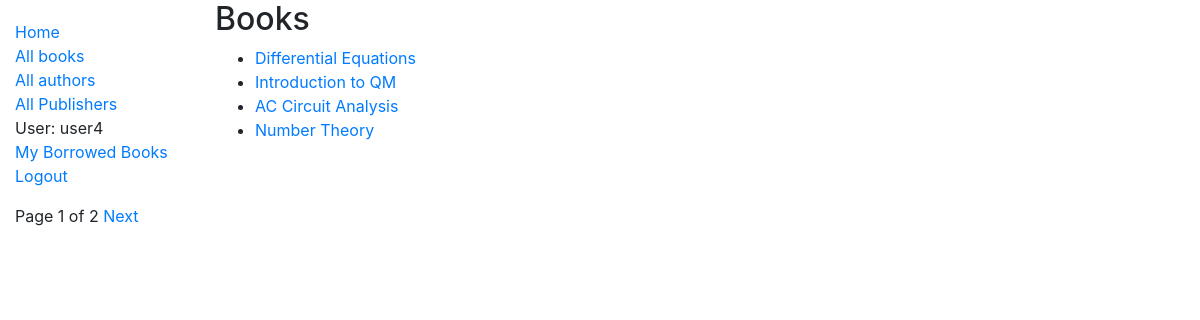
/catalog/books/ (signed in), run on the app's committed database.
### catalog/models.py (models this page shows, shortened)
class Book(models.Model):
    title=models.CharField(max_length=200)
    author=models.ForeignKey('Author', on_delete=models.SET_NULL, null=True)
    language=models.ForeignKey('Language', on_delete=models.SET_NULL, null=True)
    summary=models.TextField(max_length=1000, help_text='Enter a brief description of the book')
    isbn=models.CharField('ISBN', max_length=13, unique=True, help_text='13 character <a href="https://www.isbn-international.org/content/what-isbn">ISBN number</a>')
    genre=models.ManyToManyField(Genre, help_text='Select a genre for this book')
    publisher=models.ForeignKey('Publisher', on_delete=models.SET_NULL, null=True)
    def get_absolute_url(self):
        return reverse('book-detail', args=[str(self.id)])
    def display_genre(self):
        return ', '.join(genre.name for genre in self.genre.all()[:3])
    display_genre.short_description='Genre'

### catalog/views.py (the view)
# urls.py: path('books/',views.BookListView.as_view(),name='books'),
class BookListView(generic.ListView):
    model=Book
    paginate_by=4
    def get_queryset(self):
        return Book.objects.all()
    def get_context_data(self, **kwargs):
        context=super(BookListView, self).get_context_data(**kwargs)
        context['some_data']='This is some data'
        return context

### catalog/templates/catalog/book_list.html
{% extends "base_generic.html" %}
{% block content %}
    <h2>Books</h2>
    {% if book_list %}
    <ul>
        {% for book in book_list %}
            <li><a href="{{book.get_absolute_url}}">{{book.title}}</a></li>
        {% endfor %}
    </ul>
    {% else %}
    <p>There are no books in the library</p>
    {% endif %}
{% endblock %}

### catalog/templates/base_generic.html (shortened to what this page needs)
<!DOCTYPE html>
<html lang="en">
<head>
  <link rel="stylesheet" href="https://cdn.jsdelivr.net/npm/bootstrap@4.5.3/dist/css/bootstrap.min.css">
  {% load static %}
  <link rel="stylesheet" href="{% static 'css/styles.css' %}">
</head>
<body>
  <div class="container-fluid">
    <div class="row">
      <div class="col-sm-2">
      {% block sidebar %}
        <ul class="sidebar-nav">
          <li><a href="{% url 'index' %}">Home</a></li>
          <li><a href="{% url 'books' %}">All books</a></li>
          <li><a href="{% url 'authors' %}">All authors</a></li>
          <li><a href="{% url 'publishers' %}">All Publishers</a></li>
          {% if user.is_authenticated %}
            <li>User: {{user.get_username}}</li>
            <li><a href="{%url 'my-borrowed' %}">My Borrowed Books</a></li>
            <li><a href="{% url 'logout' %}?next={{request.path}}">Logout</a></li>
          {% else %}
            <li><a href="{% url 'login' %}?next={{request.path}}">Login</a></li>
            <li><a href="{% url 'register' %}">Register</a></li>
          {% endif %}
        </ul>
     {% endblock %}
     {% block pagination %}
     {% if is_paginated %}
         <div class="pagination">
             <span class="page-links">
             <span class="page-current">
                 Page {{page_obj.number}} of {{page_obj.paginator.num_pages}}</span>
                 {% if page_obj.has_next %}
                     <a href="{{request.path}}?page={{page_obj.next_page_number}}">Next</a>
                 {% endif %}
             </span>
         </div>
         {% endif %}
 {% endblock %}
      </div>
      <div class="col-sm-10 ">{% block content %}{% endblock %}</div>
    </div>
  </div>
</body>
</html>

### catalog/static/css/styles.css (style rules this page uses)
.sidebar-nav { margin-top: 20px; padding: 0; list-style: none; }

### data on the page
Book: title "Differential Equations"
Book: title "Introduction to QM"
Book: title "AC Circuit Analysis"
Book: title "Number Theory"

### other printed values
{{ user.get_username }} "user4"
{{ page_obj.number }} "1"
{{ page_obj.paginator.num_pages }} "2"
